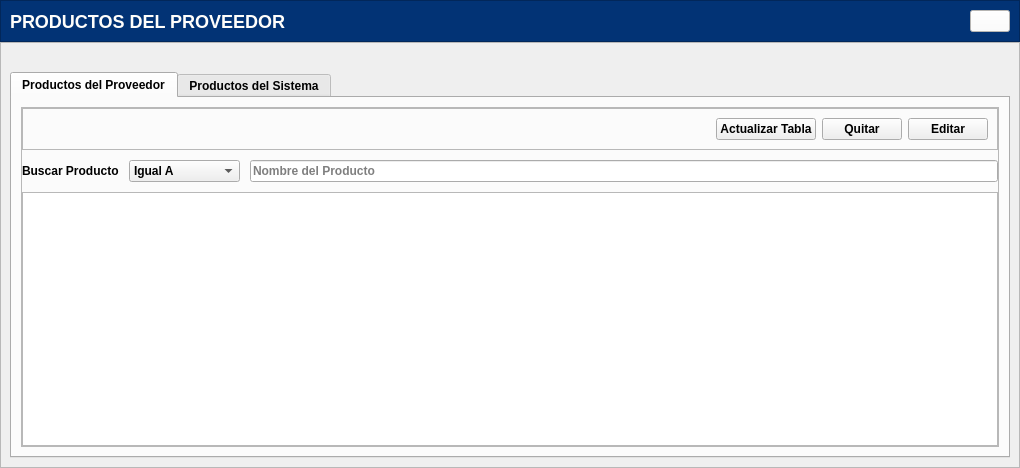
<?xml version="1.0" encoding="UTF-8"?>
<ui version="4.0">
 <class>contenedor_productos_proveedores</class>
 <widget class="QWidget" name="contenedor_productos_proveedores">
  <property name="geometry">
   <rect>
    <x>0</x>
    <y>0</y>
    <width>1020</width>
    <height>468</height>
   </rect>
  </property>
  <property name="windowTitle">
   <string>Form</string>
  </property>
  <property name="styleSheet">
   <string notr="true">#contenedor_encabezado{
background: #023375;
}
#etiqueta_encabezado_productosProveedor{
color: #fffefb;
font-size: 18px;
font-weight:bold;
font-family:&quot;Arial&quot;;
}
[objectName*=&quot;contenedor&quot;]{
background: #fffefb;
}
[objectName*=&quot;etiqueta_&quot;]{
font-size:14px;
font-family: Arial;
font-weight:bold;
color: #1d1c1c;
}
[objectName*=&quot;txt_&quot;]{
background: #F5F5F5;
border:none;
border-radius: 5px;
color: #1d1c1c;
font-size: 14px;
border-bottom: 1px solid #787878;
}
[objectName*=&quot;txt_&quot;]:focus{
border-bottom: 2px solid #023375;
}
[objectName*=&quot;btn_producto_del_proveedor&quot;]{
background: #00619a;
font-size: 14px;
font-family: Arial;
font-weight: bold;
min-height: 25px;
border: none;
border-radius: 5px;
color: #fffefb;
padding: 3px 10px;
}
[objectName*=&quot;btn_producto_del_proveedor&quot;]:hover{
background: #2196F3;
}
[objectName*=&quot;btn_producto_del_proveedor&quot;]:pressed{
background: #1B80D0;
}
[objectName*=&quot;btn_producto_del_proveedor_eliminar&quot;]:hover{
background: #ee1d52;
}
[objectName*=&quot;btn_producto_del_proveedor_eliminar&quot;]:pressed{
background: #B13636;
}
[objectName*=&quot;btn_producto_del_proveedor_agregar&quot;]:hover{
background: #68a67d;
}
[objectName*=&quot;btn_producto_del_proveedor_agregar&quot;]:pressed{
background: #578B69;
}
#btn_productoProveedor_cerrar{
background: #fffefb;
}
#btn_productoProveedor_cerrar:pressed{
background: rgb(222, 221, 218);
}
[objectName^=&quot;cajaopciones_&quot;]{
border: none;
border-bottom: 1px solid rgb(29, 28, 28);
borde-radius: 5px;
padding: 2px;
background-color: #f5f4f1;
borde-radius: 5px;
font-size: 14px;
min-width:120px;
}
[objectName^=&quot;cajaopciones_&quot;]::drop-down{
subcontrol-origin: padding;
subcontrol-position: top right;
padding-right:5px;
width: 20%;
border-left-width: 1px;
borde-radius: 5px;
background-color: #f5f4f1;
}
[objectName^=&quot;cajaopciones_&quot;]::down-arrow{
image: url(:/Icons/Bootstrap/filter-left.svg);
width: 17%;
height: 17%;
padding-left:5px;
padding-right:5px;
}
[objectName*=&quot;tabla_&quot;] {
    font-family: Arial;
    font-size: 14px;
}
/* Encabezados de la tabla */
[objectName*=&quot;tabla_&quot;] QHeaderView::section {
    background-color: #023375;
    color: white;
    font-family: &quot;Arial&quot;;
    font-size: 14px;
    padding: 5px;
    border: 1px solid gray;
}

/* Encabezado horizontal */
[objectName*=&quot;tabla_&quot;] QHeaderView::horizontal {
    background-color: #023375;
    color: white;
}

/* Encabezado vertical */
[objectName*=&quot;tabla_&quot;] QHeaderView::vertical {
    background-color: #023375;
    color: white;
}</string>
  </property>
  <layout class="QVBoxLayout" name="verticalLayout">
   <property name="spacing">
    <number>0</number>
   </property>
   <property name="leftMargin">
    <number>0</number>
   </property>
   <property name="topMargin">
    <number>0</number>
   </property>
   <property name="rightMargin">
    <number>0</number>
   </property>
   <property name="bottomMargin">
    <number>0</number>
   </property>
   <item>
    <widget class="QFrame" name="contenedor_encabezado">
     <property name="frameShape">
      <enum>QFrame::StyledPanel</enum>
     </property>
     <property name="frameShadow">
      <enum>QFrame::Raised</enum>
     </property>
     <layout class="QHBoxLayout" name="horizontalLayout_3">
      <item>
       <widget class="QLabel" name="etiqueta_encabezado_productosProveedor">
        <property name="text">
         <string>PRODUCTOS DEL PROVEEDOR</string>
        </property>
       </widget>
      </item>
      <item>
       <spacer name="horizontalSpacer_3">
        <property name="orientation">
         <enum>Qt::Horizontal</enum>
        </property>
        <property name="sizeHint" stdset="0">
         <size>
          <width>40</width>
          <height>20</height>
         </size>
        </property>
       </spacer>
      </item>
      <item>
       <widget class="QPushButton" name="btn_productoProveedor_cerrar">
        <property name="cursor">
         <cursorShape>PointingHandCursor</cursorShape>
        </property>
        <property name="text">
         <string/>
        </property>
        <property name="icon">
         <iconset resource="../../Source/ibootstrap.qrc">
          <normaloff>:/Icons/Bootstrap/x-lg.svg</normaloff>:/Icons/Bootstrap/x-lg.svg</iconset>
        </property>
       </widget>
      </item>
     </layout>
    </widget>
   </item>
   <item>
    <widget class="QScrollArea" name="contenedor_scrollarea">
     <property name="widgetResizable">
      <bool>true</bool>
     </property>
     <widget class="QWidget" name="contenedor_contenido_scrollarea">
      <property name="geometry">
       <rect>
        <x>0</x>
        <y>0</y>
        <width>1018</width>
        <height>422</height>
       </rect>
      </property>
      <layout class="QGridLayout" name="gridLayout">
       <item row="0" column="0">
        <widget class="QLabel" name="etiqueta_nombre_del_proveedor">
         <property name="text">
          <string/>
         </property>
        </widget>
       </item>
       <item row="1" column="0">
        <widget class="QTabWidget" name="contenedor_tabs">
         <property name="font">
          <font>
           <weight>75</weight>
           <bold>true</bold>
          </font>
         </property>
         <property name="currentIndex">
          <number>0</number>
         </property>
         <widget class="QWidget" name="contenedor_tab_productos_de_proveedor">
          <attribute name="icon">
           <iconset resource="../../Source/ibootstrap.qrc">
            <normaloff>:/Icons/Bootstrap/box-seam.svg</normaloff>:/Icons/Bootstrap/box-seam.svg</iconset>
          </attribute>
          <attribute name="title">
           <string>Productos del Proveedor</string>
          </attribute>
          <layout class="QGridLayout" name="gridLayout_3">
           <item row="0" column="0">
            <widget class="QFrame" name="contenedor_productos_proveedor">
             <property name="frameShape">
              <enum>QFrame::StyledPanel</enum>
             </property>
             <property name="frameShadow">
              <enum>QFrame::Raised</enum>
             </property>
             <layout class="QGridLayout" name="gridLayout_5">
              <property name="leftMargin">
               <number>0</number>
              </property>
              <property name="topMargin">
               <number>0</number>
              </property>
              <property name="rightMargin">
               <number>0</number>
              </property>
              <property name="bottomMargin">
               <number>0</number>
              </property>
              <property name="horizontalSpacing">
               <number>0</number>
              </property>
              <property name="verticalSpacing">
               <number>10</number>
              </property>
              <item row="0" column="0">
               <widget class="QFrame" name="contenedor_botones_superior">
                <property name="frameShape">
                 <enum>QFrame::StyledPanel</enum>
                </property>
                <property name="frameShadow">
                 <enum>QFrame::Raised</enum>
                </property>
                <layout class="QGridLayout" name="gridLayout_4">
                 <item row="1" column="3" alignment="Qt::AlignRight">
                  <widget class="QPushButton" name="btn_producto_del_proveedor_editar">
                   <property name="cursor">
                    <cursorShape>PointingHandCursor</cursorShape>
                   </property>
                   <property name="text">
                    <string>Editar</string>
                   </property>
                   <property name="icon">
                    <iconset resource="../../Source/iconosSVG.qrc">
                     <normaloff>:/iconosBlancos/Icons/iconos/Blanco/editar_blanco.svg</normaloff>:/iconosBlancos/Icons/iconos/Blanco/editar_blanco.svg</iconset>
                   </property>
                  </widget>
                 </item>
                 <item row="1" column="1">
                  <widget class="QPushButton" name="btn_producto_del_proveedor_actualizar_tabla">
                   <property name="text">
                    <string>Actualizar Tabla</string>
                   </property>
                   <property name="icon">
                    <iconset resource="../../Source/iconosSVG.qrc">
                     <normaloff>:/iconosBlancos/Icons/iconos/Blanco/actualizar_blanco.svg</normaloff>:/iconosBlancos/Icons/iconos/Blanco/actualizar_blanco.svg</iconset>
                   </property>
                  </widget>
                 </item>
                 <item row="1" column="2">
                  <widget class="QPushButton" name="btn_producto_del_proveedor_eliminar">
                   <property name="cursor">
                    <cursorShape>PointingHandCursor</cursorShape>
                   </property>
                   <property name="text">
                    <string>Quitar</string>
                   </property>
                   <property name="icon">
                    <iconset resource="../../Source/iconosSVG.qrc">
                     <normaloff>:/iconosBlancos/Icons/iconos/Blanco/cerrar_blanco.svg</normaloff>:/iconosBlancos/Icons/iconos/Blanco/cerrar_blanco.svg</iconset>
                   </property>
                  </widget>
                 </item>
                 <item row="1" column="0">
                  <spacer name="horizontalSpacer">
                   <property name="orientation">
                    <enum>Qt::Horizontal</enum>
                   </property>
                   <property name="sizeHint" stdset="0">
                    <size>
                     <width>40</width>
                     <height>20</height>
                    </size>
                   </property>
                  </spacer>
                 </item>
                </layout>
               </widget>
              </item>
              <item row="1" column="0">
               <layout class="QHBoxLayout" name="horizontalLayout">
                <property name="spacing">
                 <number>10</number>
                </property>
                <item>
                 <widget class="QLabel" name="etiqueta_nombre_producto">
                  <property name="text">
                   <string>Buscar Producto</string>
                  </property>
                 </widget>
                </item>
                <item>
                 <widget class="QComboBox" name="cajaopciones_filtro_nombre">
                  <item>
                   <property name="text">
                    <string>Igual A</string>
                   </property>
                  </item>
                  <item>
                   <property name="text">
                    <string>Que Contenga</string>
                   </property>
                  </item>
                 </widget>
                </item>
                <item>
                 <widget class="QLineEdit" name="txt_nombre_producto">
                  <property name="placeholderText">
                   <string>Nombre del Producto</string>
                  </property>
                  <property name="clearButtonEnabled">
                   <bool>true</bool>
                  </property>
                 </widget>
                </item>
               </layout>
              </item>
              <item row="2" column="0">
               <widget class="QTableView" name="tabla_productos_del_proveedor">
                <property name="gridStyle">
                 <enum>Qt::DashLine</enum>
                </property>
                <attribute name="horizontalHeaderMinimumSectionSize">
                 <number>150</number>
                </attribute>
                <attribute name="horizontalHeaderDefaultSectionSize">
                 <number>200</number>
                </attribute>
                <attribute name="horizontalHeaderStretchLastSection">
                 <bool>false</bool>
                </attribute>
                <attribute name="verticalHeaderVisible">
                 <bool>false</bool>
                </attribute>
                <attribute name="verticalHeaderStretchLastSection">
                 <bool>false</bool>
                </attribute>
               </widget>
              </item>
             </layout>
            </widget>
           </item>
          </layout>
         </widget>
         <widget class="QWidget" name="contenedor_tab_productos_de_sistema">
          <attribute name="icon">
           <iconset resource="../../Source/ibootstrap.qrc">
            <normaloff>:/Icons/Bootstrap/boxes.svg</normaloff>:/Icons/Bootstrap/boxes.svg</iconset>
          </attribute>
          <attribute name="title">
           <string>Productos del Sistema</string>
          </attribute>
          <layout class="QGridLayout" name="gridLayout_9">
           <item row="0" column="0" colspan="2">
            <widget class="QFrame" name="contenedor_botones_superior_productos_del_sistema">
             <property name="frameShape">
              <enum>QFrame::StyledPanel</enum>
             </property>
             <property name="frameShadow">
              <enum>QFrame::Raised</enum>
             </property>
             <layout class="QGridLayout" name="gridLayout_7">
              <item row="0" column="0">
               <spacer name="horizontalSpacer_2">
                <property name="orientation">
                 <enum>Qt::Horizontal</enum>
                </property>
                <property name="sizeHint" stdset="0">
                 <size>
                  <width>577</width>
                  <height>20</height>
                 </size>
                </property>
               </spacer>
              </item>
              <item row="0" column="1">
               <widget class="QPushButton" name="btn_producto_del_proveedor_para_agregar">
                <property name="cursor">
                 <cursorShape>PointingHandCursor</cursorShape>
                </property>
                <property name="text">
                 <string>Vincular al proveedor</string>
                </property>
                <property name="icon">
                 <iconset resource="../../Source/iconosSVG.qrc">
                  <normaloff>:/iconosBlancos/Icons/iconos/Blanco/vincular.svg</normaloff>:/iconosBlancos/Icons/iconos/Blanco/vincular.svg</iconset>
                </property>
               </widget>
              </item>
             </layout>
            </widget>
           </item>
           <item row="1" column="0">
            <widget class="QFrame" name="contenedor_contenido_tab_productos_del_sistema">
             <property name="frameShape">
              <enum>QFrame::StyledPanel</enum>
             </property>
             <property name="frameShadow">
              <enum>QFrame::Raised</enum>
             </property>
             <layout class="QGridLayout" name="gridLayout_8">
              <property name="leftMargin">
               <number>0</number>
              </property>
              <property name="topMargin">
               <number>0</number>
              </property>
              <property name="rightMargin">
               <number>0</number>
              </property>
              <property name="bottomMargin">
               <number>0</number>
              </property>
              <property name="spacing">
               <number>10</number>
              </property>
              <item row="1" column="0">
               <layout class="QHBoxLayout" name="horizontalLayout_2">
                <item>
                 <widget class="QLabel" name="etiqueta_nombreproducto_del_sistema">
                  <property name="text">
                   <string>Nombre del Producto:</string>
                  </property>
                 </widget>
                </item>
                <item>
                 <widget class="QComboBox" name="cajaopciones_filtro_nombre_productos_del_sistema">
                  <item>
                   <property name="text">
                    <string>Es Igual</string>
                   </property>
                  </item>
                  <item>
                   <property name="text">
                    <string>Que Contenga</string>
                   </property>
                  </item>
                 </widget>
                </item>
                <item>
                 <widget class="QLineEdit" name="txt_nombre_productodelsistema">
                  <property name="placeholderText">
                   <string>Nombre del Producto</string>
                  </property>
                  <property name="clearButtonEnabled">
                   <bool>true</bool>
                  </property>
                 </widget>
                </item>
               </layout>
              </item>
              <item row="2" column="0">
               <widget class="QTableView" name="tabla_productos_del_sistema">
                <property name="gridStyle">
                 <enum>Qt::DashLine</enum>
                </property>
                <attribute name="horizontalHeaderMinimumSectionSize">
                 <number>150</number>
                </attribute>
                <attribute name="horizontalHeaderDefaultSectionSize">
                 <number>200</number>
                </attribute>
                <attribute name="verticalHeaderVisible">
                 <bool>false</bool>
                </attribute>
               </widget>
              </item>
             </layout>
            </widget>
           </item>
           <item row="1" column="1">
            <widget class="QFrame" name="frame">
             <property name="frameShape">
              <enum>QFrame::StyledPanel</enum>
             </property>
             <property name="frameShadow">
              <enum>QFrame::Raised</enum>
             </property>
             <layout class="QGridLayout" name="gridLayout_6">
              <property name="leftMargin">
               <number>0</number>
              </property>
              <property name="topMargin">
               <number>0</number>
              </property>
              <property name="rightMargin">
               <number>0</number>
              </property>
              <property name="bottomMargin">
               <number>0</number>
              </property>
              <property name="spacing">
               <number>0</number>
              </property>
              <item row="0" column="0">
               <widget class="QLabel" name="etiqueta_producto_agregarAProveedor">
                <property name="text">
                 <string>Productos a vincular con el proveedor</string>
                </property>
               </widget>
              </item>
              <item row="1" column="0">
               <widget class="QTableView" name="tabla_Productos_A_VincularProveedor"/>
              </item>
             </layout>
            </widget>
           </item>
          </layout>
         </widget>
        </widget>
       </item>
      </layout>
     </widget>
    </widget>
   </item>
  </layout>
 </widget>
 <resources>
  <include location="../../Source/ibootstrap.qrc"/>
  <include location="../../Source/iconosSVG.qrc"/>
 </resources>
 <connections/>
</ui>
